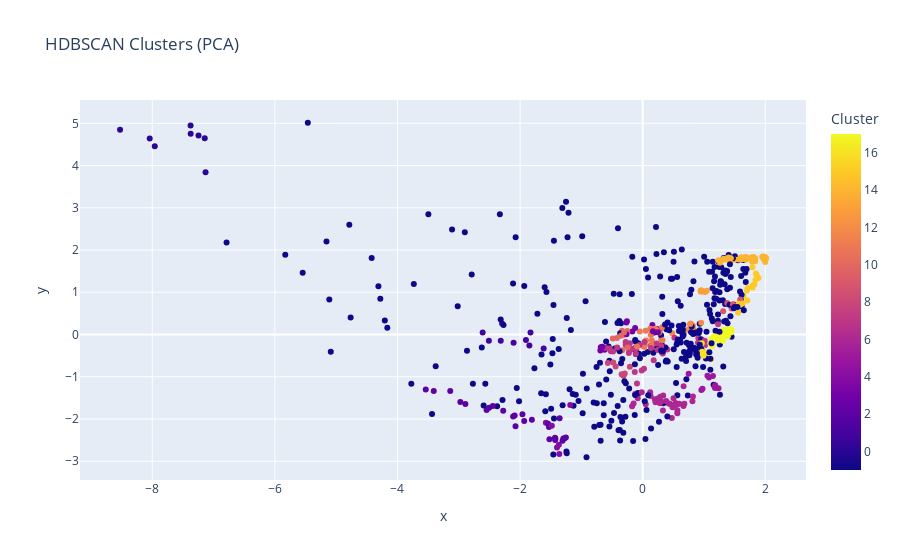

The code cell stored with this chart in its notebook:
### Code cell
from sklearn.decomposition import PCA
import plotly.express as px

# Reduce to 2D
pca = PCA(n_components=2)
X_pca = pca.fit_transform(X_scaled)

# Plot
fig = px.scatter(
    x=X_pca[:, 0], y=X_pca[:, 1], color=clusters,
    hover_name=df['MMSI'].unique(),
    title='HDBSCAN Clusters (PCA)',
    labels={'color': 'Cluster'}
)
fig.show()

### Figure 1 — Plotly figure (JSON) as saved in the notebook; plotly's stock layout.template omitted (floating-point values rounded to 4 significant figures; data arrays with more than 128 entries replaced by an {"elided": "..."} marker saying what was removed)
{"data": [{"hovertemplate": "<b>%{hovertext}</b><br><br>x=%{x}<br>y=%{y}<br>Cluster=%{marker.color}<extra></extra>", "hovertext": {"elided": "626 int values"}, "legendgroup": "", "marker": {"color": {"elided": "626 int values"}, "coloraxis": "coloraxis", "symbol": "circle"}, "mode": "markers", "name": "", "orientation": "v", "showlegend": false, "type": "scatter", "x": {"elided": "626 float values"}, "xaxis": "x", "y": {"elided": "626 float values"}, "yaxis": "y"}], "layout": {"coloraxis": {"colorbar": {"title": {"text": "Cluster"}}, "colorscale": [[0, "#0d0887"], [0.1111, "#46039f"], [0.2222, "#7201a8"], [0.3333, "#9c179e"], [0.4444, "#bd3786"], [0.5556, "#d8576b"], [0.6667, "#ed7953"], [0.7778, "#fb9f3a"], [0.8889, "#fdca26"], [1, "#f0f921"]]}, "legend": {"tracegroupgap": 0}, "title": {"text": "HDBSCAN Clusters (PCA)"}, "xaxis": {"anchor": "y", "domain": [0, 1], "title": {"text": "x"}}, "yaxis": {"anchor": "x", "domain": [0, 1], "title": {"text": "y"}}}}
